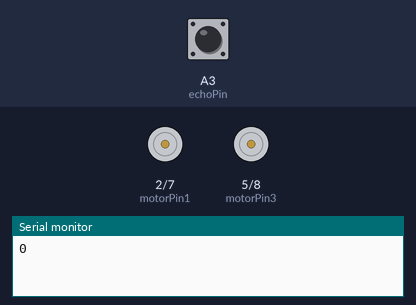
Bench run of a sketch on a simulated Arduino Uno, built with avr-gcc and run on an emulated ATmega328P. Shown: motor-driver pin pairs drawn as motors (green arrow = first pin HIGH = forward, orange = second pin HIGH = backward, longer = more drive), the last lines printed to the serial monitor. The inputs (shaded band) are chosen by the test bench; at power-on: A3 (echoPin) LOW.

Above: at 1.2 s.
1.3 s: A3 (echoPin) pulsed HIGH 2 times (0.12 s each, 0.3 s apart)
At 2.7 s:
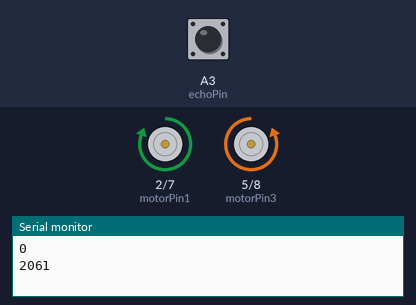
Timing chart, 0 to 4.5 s (numbered marks = the images above; inputs shaded):
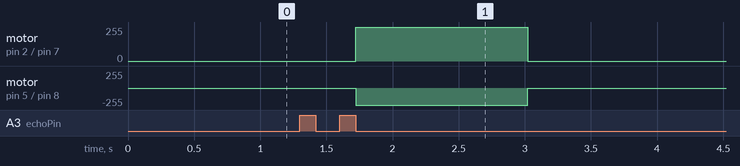

The sketch:

UltrasonicDCcode.ino
```cpp
#include <Servo.h>
//Servo myservo;
int motorPin1 = 2;//J3 on board
int motorPin2 = 7;
int motorPin3 = 5; //5 is a PWM pin
int motorPin4 = 8; // J4 on board
int val;
int trigPin = 9; //J8 on board
int echoPin = A3; //this is the ADC pin
long duration,cm;
void setup() {
 Serial.begin(9600);
//myservo.attach(5);
pinMode(motorPin1, OUTPUT);
pinMode(motorPin2, OUTPUT);
pinMode(motorPin3, OUTPUT);
pinMode(motorPin4, OUTPUT);
pinMode(trigPin, OUTPUT);
pinMode(echoPin, INPUT);
}
void loop() {
 //this is the motor code
//this is the ultrasonic code
 digitalWrite(trigPin,LOW);
 delayMicroseconds(30);
 digitalWrite(trigPin,HIGH);
 delayMicroseconds(30);
 pinMode(echoPin,INPUT);
 duration = pulseIn(echoPin,HIGH);
 //convert the time into distance: 29ms per cm
 cm = (duration/2)/29.1;
 Serial.println(cm);
 if(cm < 10){
    digitalWrite(motorPin1, LOW);//1 high 2 low is clockwise
    digitalWrite(motorPin2, LOW);
    digitalWrite(motorPin3, LOW);
    digitalWrite(motorPin4, LOW);
 }
 else{
    digitalWrite(motorPin1, HIGH);//1 high 2 low is clockwise
    digitalWrite(motorPin2, LOW);
    digitalWrite(motorPin3, LOW);
    digitalWrite(motorPin4, HIGH);
 }
 //servo code
 //myservo.write(140);
 //delay(300);
 //myservo.write(100);
 delay(300);
}
```

Measured:
- after the input at 1.3 s, motor on pin 2 (motorPin1) / pin 7 (motorPin2): stopped → forward 255/255 after 0.42 s, → stopped 1.3 s later; motor on pin 5 (motorPin3) / pin 8 (motorPin4): stopped → backward 255/255 after 0.42 s, → stopped 1.3 s later
